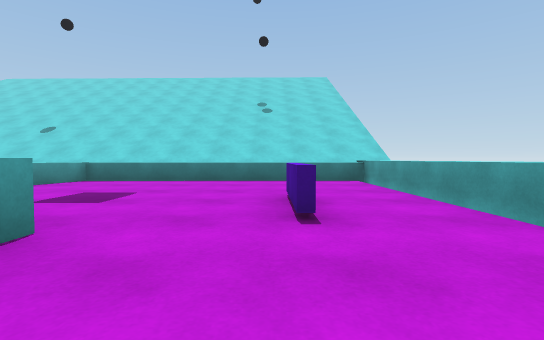
[1] (above)

12 first-person views from a walk through a 3-D level made in the Unity game engine. The camera is 0.62 m above the floor, tilts 2° down and sees 85° across. The floor is counted in squares, 1 m on a side. Each view is taken from the middle of a square. On the plan, view 1 faces up. The plan holds only what a view shows up to about 9 squares ahead; the rest is blank. The place goes on beyond the plan. The player character is not drawn. Surface patterns are stand-ins for the level's own textures.

[2]
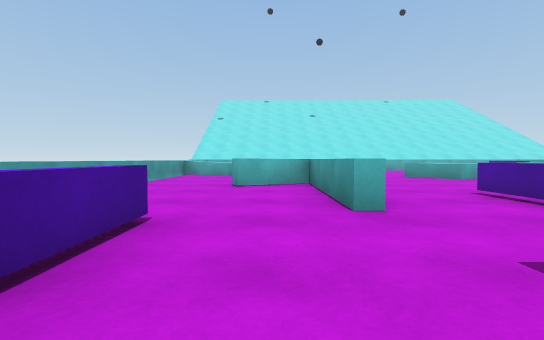

[3]
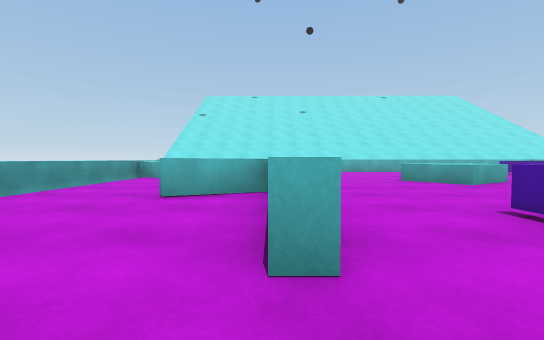

[4]
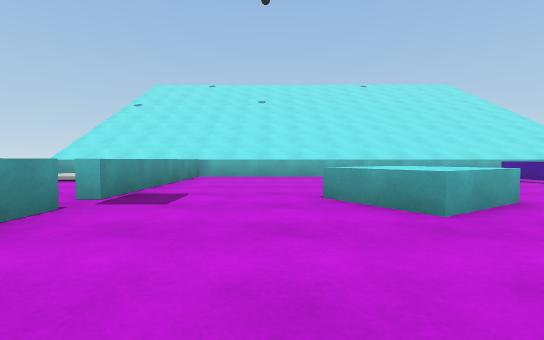

[5]
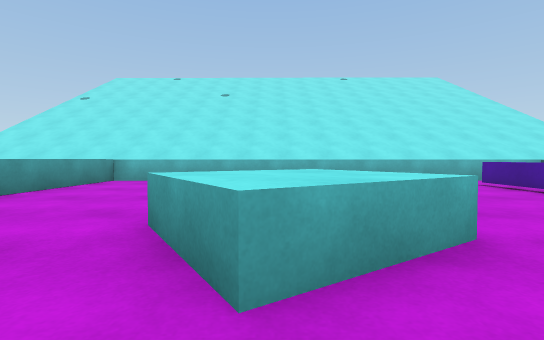

[6]
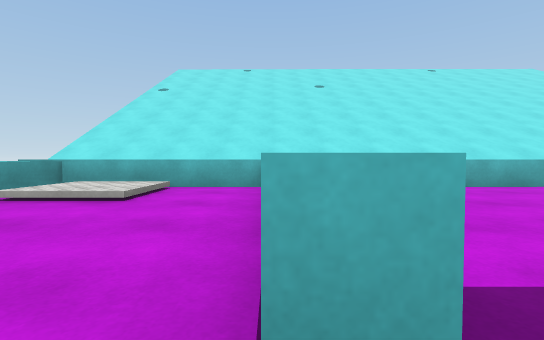

[7]
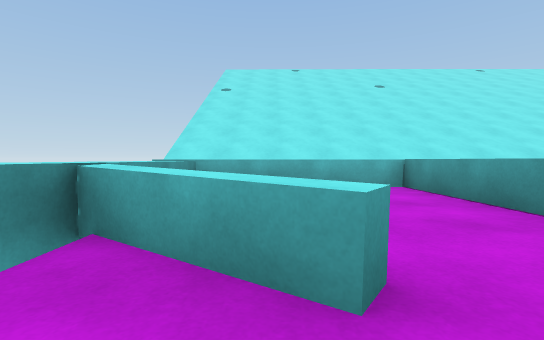

[8]
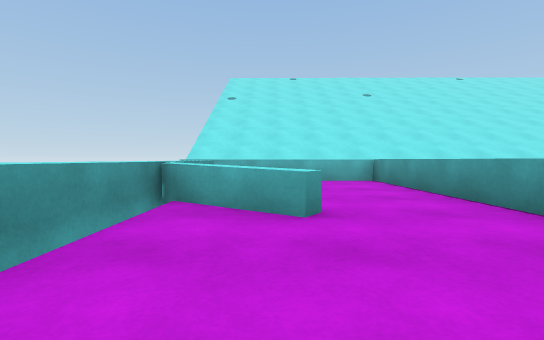

[9]
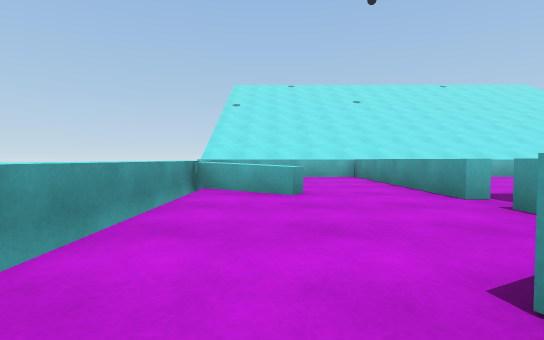

[10]
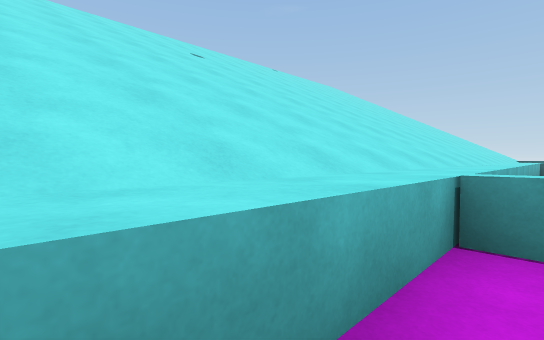

[11]
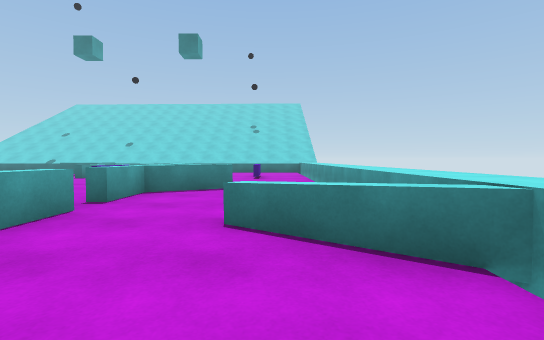

[12]
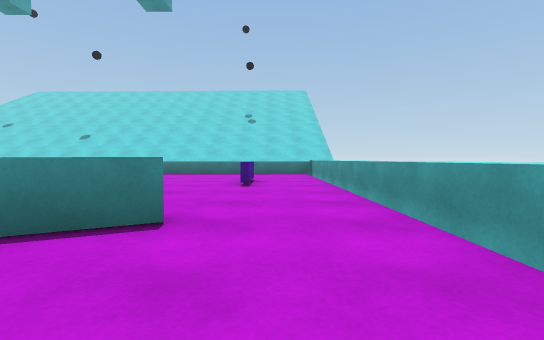

### Floor plan
Key: @ floor where view 1 was taken; # wall or solid block; x gap in a wall; . main floor; : floor 0.15 m higher than the main floor; / step, stairs or slope; = window, fence, low wall or low ledge; ^ raised ledge.
Columns run from 15 left of view 1 to 4 right of it. Each row starts with its distance up from view 1.
  9         ^^^^^^^^^^^
  8          ^........^
  7          ^........^
  6           ........^
  5            ....#..^
  4             ...=..^
  3            .......^
  2           =..^....^
  1           =..^....^
  0           ...^.@..^
 -1          ....^^...^^
 -2         .....^#...^
 -3        x=....^....^^
 -4       .^^.........^^
 -5      ..^^^...^..=.^^
 -6     ..   ....^..^^^^
 -7     ..   ....^...#^^
 -8   .=.    ....^....^
 -9   .#    .....^./:/^
-10   .    ......^./:/^
-11 ^^^^^^^^^^^^^^^^^^^
-12      ########^^^^^^^

Positions as (right, up) in squares from view 1, and headings:
1: (0, 0), facing up
2: (-1, 6), facing down
3: (-2, 4), facing down
4: (-5, 0), facing down
5: (-7, -2), facing down
6: (-2, -4), facing down
7: (1, -4), facing down
8: (1, -2), facing down
9: (1, 0), facing down
10: (1, -10), facing down-left
11: (1, -9), facing up
12: (1, -4), facing up
